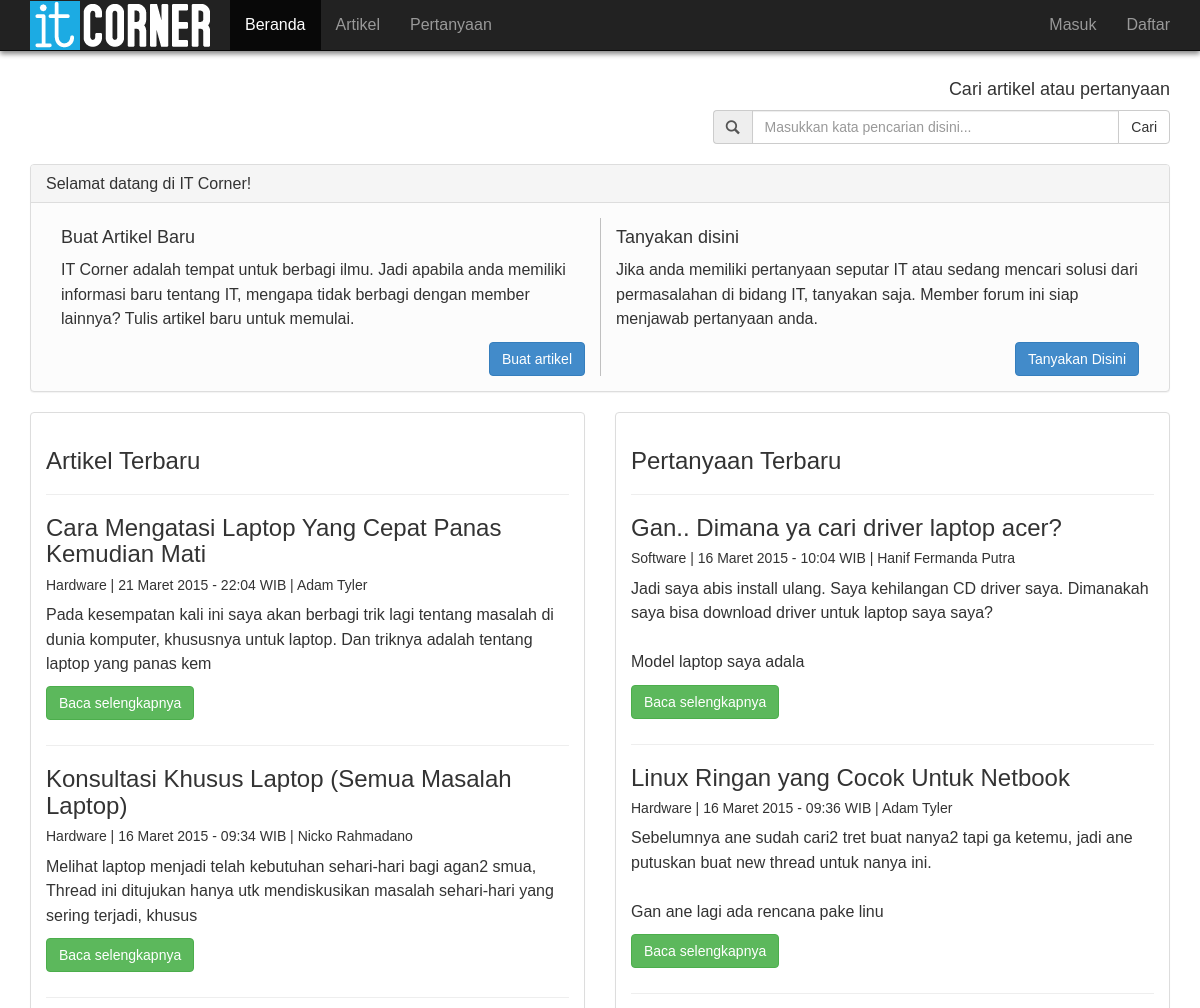
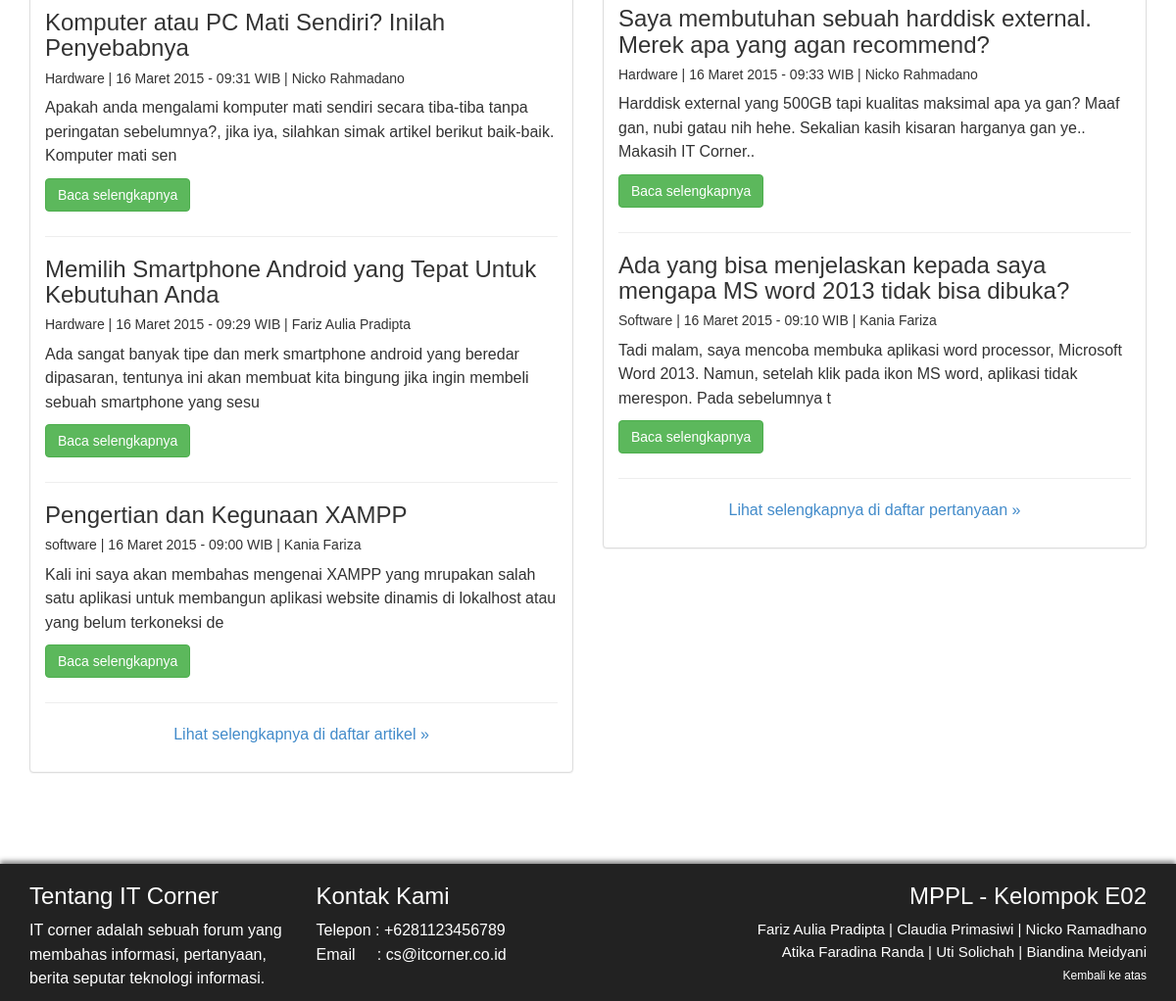
The app's page /home.php with its own data (2 pictures, top to bottom).
### tables this page shows
CREATE TABLE IF NOT EXISTS `artikel` (
`id_artikel` int(10) NOT NULL,
  `username` varchar(50) NOT NULL,
  `judul_artikel` varchar(100) NOT NULL,
  `isi_artikel` text NOT NULL,
  `kategori_artikel` varchar(50) NOT NULL,
  `tanggal` datetime NOT NULL DEFAULT CURRENT_TIMESTAMP,
  `status` varchar(10) NOT NULL
);

CREATE TABLE IF NOT EXISTS `user` (
  `username` varchar(50) NOT NULL,
  `nama` varchar(50) NOT NULL,
  `password` varchar(50) NOT NULL,
  `email` varchar(50) NOT NULL,
  `jenis_user` varchar(50) NOT NULL
);

CREATE TABLE IF NOT EXISTS `pertanyaan` (
`id_pertanyaan` int(10) NOT NULL,
  `username` varchar(50) NOT NULL,
  `judul_pertanyaan` varchar(100) NOT NULL,
  `isi_pertanyaan` text NOT NULL,
  `kategori_pertanyaan` varchar(50) NOT NULL,
  `tanggal` datetime NOT NULL DEFAULT CURRENT_TIMESTAMP,
  `status` varchar(10) NOT NULL
);

### home.php (the view, shortened to what this page needs)
<!doctype html>
<html>
<head>
  <link rel="stylesheet" href="assets/bootstrap/css/bootstrap.min.css">
</head>
<body>
  <div class="container">
    <div class="navbar navbar-fixed-top navbar-inverse outer-navbar">
      <div class="container">
        <div class="collapse navbar-collapse">
          <ul class="nav navbar-nav">
      			<li>
      			<img src="it_corner.png" style="padding-top:1px">
      			</li>
            <li class="active">
              <a href="home.php">Beranda</a>
            </li>
            <li>
              <a href="list_artikel.php">Artikel</a>
            </li>
            <li>
              <a href="list_pertanyaan.php">Pertanyaan</a>
            </li>
            <?php session_start(); include 'header.php'; ?>
        </div>
      </div>
    </div>
    <div class="row" style="padding-top:70px;">
    <div class="col-md-5 col-md-offset-7">
      <form id="cariForm" action="cari.php" method="GET">
          <h4 align="right">Cari artikel atau pertanyaan</h4>
              <div class="input-group">
              <span class="input-group-addon" id="basic-addon1"><span class="glyphicon glyphicon-search" aria-hidden="true"></span></span>
                <input type="text" class="form-control" id="cari" name="search" placeholder="Masukkan kata pencarian disini...">
                  <span class="input-group-btn">
                    <button class="btn btn-default" type="submit">Cari</button>
                </span>
              </div>
      </form>
      </div>
      <?php
        if(empty($_SESSION['nama']))
        {
          echo '
            <div class="col-md-12">
            <div class="panel panel-default" style="background-color:#FCFCFC">
            <div class="panel-heading">
            <h3 class="panel-title">
            Selamat datang di IT Corner!
            </h3>
            </div>
              <div class="panel-body">
                    <div class="col-md-6">
                      <div class="pull-left"><h4>Buat Artikel Baru</h4>
                      <p>IT Corner adalah tempat untuk berbagi ilmu. Jadi apabila anda memiliki informasi baru tentang IT,
                      mengapa tidak berbagi dengan member lainnya? Tulis artikel baru untuk memulai.</p></div>
                      <div class="pull-right"><a href="login.php?location=tambah_artikel.php&alasan=2" <button type="button" class="btn btn-primary">Buat artikel</button></a></div>
                    </div>
                    <div class="col-md-6" style="border-left:solid 1px silver;">
                    <div class="pull-left"><h4>Tanyakan disini</h4>
                    <p>Jika anda memiliki pertanyaan seputar IT atau sedang mencari solusi dari permasalahan di bidang IT, tanyakan
                    saja. Member forum ini siap menjawab pertanyaan anda.</p></div>
                    <div class="pull-right"><a href="login.php?location=tambah_pertanyaan.php&alasan=1" <button type="button" class="btn btn-primary">Tanyakan Disini</button></a></div>
                    </div>
                </div>
              </div>
            </div>
            ';
        }
      ?>
        <div class="col-md-6 ">
        <div class="panel panel-default">
          <div class="panel-body">
            <h3>Artikel Terbaru</h3>
            <hr>
            <?php
            $query="SELECT a.id_artikel, u.nama, a.judul_artikel, a.isi_artikel, a.kategori_artikel, DATE_FORMAT(a.tanggal, '%d-%m-%Y - %H:%i') as tanggal from artikel as a, user as u where a.status='1' AND a.username=u.username order by id_artikel desc LIMIT 0,5";
            $rows=mysql_query($query);
            while($row=mysql_fetch_assoc($rows))
            {
              $kode = $row['id_artikel'];
              $potong_artikel = substr($row['isi_artikel'],0,160);
              $tanggal = $row['tanggal'];
              $day = substr($tanggal, 0, 2);
              $coba = substr($tanggal, 3, 2);
              $yeartime = substr($tanggal, 6);
              if($coba == '01')
              {
                $coba = 'Januari';
              }
              elseif($coba == '02')
              {
                $coba = 'Februari';
              }
              elseif($coba == '03')
              {
                $coba = 'Maret';
              }
              elseif($coba == '04')
              {
                $coba = 'April';
              }
              elseif($coba == '05')
              {
                $coba = 'Mei';
              }
              elseif($coba == '06')
              {
                $coba = 'Juni';
              }
              elseif($coba == '07')
              {
                $coba = 'Juli';
              }
              elseif($coba == '08')
              {
                $coba = 'Agustus';
              }
              elseif($coba == '09')
              {
                $coba = 'September';
              }
              elseif($coba == '10')
              {
                $coba = 'Oktober';
              }
              elseif($coba == '11')
              {
                $coba = 'November';
              }
              elseif($coba == '12')
              {
                $coba = 'Desember';
              }
              $format_tanggal = $day . ' ' . $coba . ' ' . $yeartime . ' WIB';
              echo'
                <h3 align="left">'.$row['judul_artikel'].'</h3>
                <h5>'.$row['kategori_artikel'].' | '.$format_tanggal.' | '.$row['nama'].'</h5>
                <p align="left">
                  '.$potong_artikel.'
                <br>
                </p>
                <form action = "isi_artikel.php" method = "get" enctype = "multipart/form-data">
                <div style="display:none;">
                </div>
                <label>
                <input type="submit" value="Baca selengkapnya" class="btn btn-success">';
               echo '<input class="form-control" type="hidden" name="id" value="'.$kode.'">
                </label>
                </form>
                <hr>';
              }
            ?>
           <p align="center"><a href="list_artikel.php">Lihat selengkapnya di daftar artikel &raquo;</a></p>
          </div>
        </div>
      </div>
      <div class="col-md-6 ">
        <div class="panel panel-default">
          <div class="panel-body">
            <h3 align="left">Pertanyaan Terbaru</h3>
            <hr>
            <?php
            $query="SELECT p.id_pertanyaan, u.nama, p.judul_pertanyaan, p.isi_pertanyaan, p.kategori_pertanyaan, DATE_FORMAT(p.tanggal, '%d-%m-%Y - %H:%i') as tanggal from pertanyaan as p, user as u where p.status='1' AND p.username=u.username order by id_pertanyaan desc LIMIT 0,5";
            $rows=mysql_query($query);
            while($row=mysql_fetch_assoc($rows))
            {
              $potong_pertanyaan = substr($row['isi_pertanyaan'],0,160);
              $tanggal = $row['tanggal'];
              $day = substr($tanggal, 0, 2);
              $coba = substr($tanggal, 3, 2);
              $yeartime = substr($tanggal, 6);
              if($coba == '01')
              {
                $coba = 'Januari';
              }
              elseif($coba == '02')
              {
                $coba = 'Februari';
              }
              elseif($coba == '03')
              {
                $coba = 'Maret';
              }
              elseif($coba == '04')
              {
                $coba = 'April';
              }
              elseif($coba == '05')
              {
                $coba = 'Mei';
              }
              elseif($coba == '06')
              {
                $coba = 'Juni';
              }
              elseif($coba == '07')
              {
                $coba = 'Juli';
              }
              elseif($coba == '08')
              {
                $coba = 'Agustus';
              }
              elseif($coba == '09')
              {
                $coba = 'September';
              }
              elseif($coba == '10')
              {
                $coba = 'Oktober';
              }
              elseif($coba == '11')
              {
                $coba = 'November';
              }
              elseif($coba == '12')
              {
                $coba = 'Desember';
              }
              $format_tanggal = $day . ' ' . $coba . ' ' . $yeartime . ' WIB';
              echo'
                <h3 align="left">'.$row['judul_pertanyaan'].'</h3>
                <h5>'.$row['kategori_pertanyaan'].' | '.$format_tanggal.' | '.$row['nama'].'</h5>
                <p align="left">
                    '.$potong_pertanyaan.'
                    <br>
                </p>
                <form action = "isi_pertanyaan.php" method = "get" enctype = "multipart/form-data">
                <div style="display:none;">
                </div>
                <label>
                <input type="submit" value="Baca selengkapnya" class="btn btn-success">';
                echo '</label>
                </form>
                <hr>'
                ;
            }
            ?>
            <p align="center"><a href="list_pertanyaan.php">Lihat selengkapnya di daftar pertanyaan &raquo;</a></p>
          </div>
        </div>
      </div>
    </div>
</div>
<br><br><br>
  <div class="footer outer-footer">
     <div class="container">
       <div class="row">
         <div class="col-md-3">
           <h3 style="color:white">Tentang IT Corner</h3>
           <p style="color:white">IT corner adalah sebuah forum yang membahas informasi, pertanyaan, berita seputar teknologi informasi.</p>
        </div>
        <div class="col-md-3">
           <h3 style="color:white">Kontak Kami</h3>
          <p style="color:white">Telepon&nbsp;: +6281123456789 <br> Email&nbsp;&nbsp;&nbsp;&nbsp;&nbsp;: cs@itcorner.co.id</p>
        </div>
        <div class="col-md-6">
           <h3 style="color:white;" align="right">MPPL - Kelompok E02</h3>
          <p style="color:white;font-size:15px;" align="right">Fariz Aulia Pradipta | Claudia Primasiwi | Nicko Ramadhano<br>Atika Faradina Randa | Uti Solichah | Biandina Meidyani<br><a href="#top" style="color:white;font-size:12px;" align="right">Kembali ke atas</a></p>
        </div>
      </div>
    </div>
  </div>
</body>
</html>

### records on screen
artikel: judul_artikel "Cara Mengatasi Laptop Yang Cepat Panas Kemudian Mati", kategori_artikel "Hardware", format_tanggal "21 Maret 2015 - 22:04 WIB", username.nama "Adam Tyler", isi_artikel "Pada kesempatan kali ini saya akan berbagi trik lagi tentang masalah di dunia komputer, khususnya untuk laptop. Dan triknya adalah tentang laptop yang panas kem"
artikel: judul_artikel "Konsultasi Khusus Laptop (Semua Masalah Laptop)", kategori_artikel "Hardware", format_tanggal "16 Maret 2015 - 09:34 WIB", username.nama "Nicko Rahmadano", isi_artikel "Melihat laptop menjadi telah kebutuhan sehari-hari bagi agan2 smua, Thread ini ditujukan hanya utk mendiskusikan masalah sehari-hari yang sering terjadi, khusus"
artikel: judul_artikel "Komputer atau PC Mati Sendiri? Inilah Penyebabnya", kategori_artikel "Hardware", format_tanggal "16 Maret 2015 - 09:31 WIB", username.nama "Nicko Rahmadano", isi_artikel "Apakah anda mengalami komputer mati sendiri secara tiba-tiba tanpa peringatan sebelumnya?, jika iya, silahkan simak artikel berikut baik-baik. Komputer mati sen"
artikel: judul_artikel "Memilih Smartphone Android yang Tepat Untuk Kebutuhan Anda", kategori_artikel "Hardware", format_tanggal "16 Maret 2015 - 09:29 WIB", username.nama "Fariz Aulia Pradipta", isi_artikel "Ada sangat banyak tipe dan merk smartphone android yang beredar dipasaran, tentunya ini akan membuat kita bingung jika ingin membeli sebuah smartphone yang sesu"
artikel: judul_artikel "Pengertian dan Kegunaan XAMPP", kategori_artikel "software", format_tanggal "16 Maret 2015 - 09:00 WIB", username.nama "Kania Fariza", isi_artikel "Kali ini saya akan membahas mengenai XAMPP yang mrupakan salah satu aplikasi untuk membangun aplikasi website dinamis di lokalhost atau yang belum terkoneksi de"
pertanyaan: judul_pertanyaan "Gan.. Dimana ya cari driver laptop acer?", kategori_pertanyaan "Software", format_tanggal "16 Maret 2015 - 10:04 WIB", username.nama "Hanif Fermanda Putra", isi_pertanyaan "Jadi saya abis install ulang. Saya kehilangan CD driver saya. Dimanakah saya bisa download driver untuk laptop saya saya? Model laptop saya adala"
pertanyaan: judul_pertanyaan "Linux Ringan yang Cocok Untuk Netbook", kategori_pertanyaan "Hardware", format_tanggal "16 Maret 2015 - 09:36 WIB", username.nama "Adam Tyler", isi_pertanyaan "Sebelumnya ane sudah cari2 tret buat nanya2 tapi ga ketemu, jadi ane putuskan buat new thread untuk nanya ini. Gan ane lagi ada rencana pake linu"
pertanyaan: judul_pertanyaan "Saya membutuhan sebuah harddisk external. Merek apa yang agan recommend?", kategori_pertanyaan "Hardware", format_tanggal "16 Maret 2015 - 09:33 WIB", username.nama "Nicko Rahmadano", isi_pertanyaan "Harddisk external yang 500GB tapi kualitas maksimal apa ya gan? Maaf gan, nubi gatau nih hehe. Sekalian kasih kisaran harganya gan ye.. Makasih IT Corner.."
pertanyaan: judul_pertanyaan "Ada yang bisa menjelaskan kepada saya mengapa MS word 2013 tidak bisa dibuka?", kategori_pertanyaan "Software", format_tanggal "16 Maret 2015 - 09:10 WIB", username.nama "Kania Fariza", isi_pertanyaan "Tadi malam, saya mencoba membuka aplikasi word processor, Microsoft Word 2013. Namun, setelah klik pada ikon MS word, aplikasi tidak merespon. Pada sebelumnya t"
